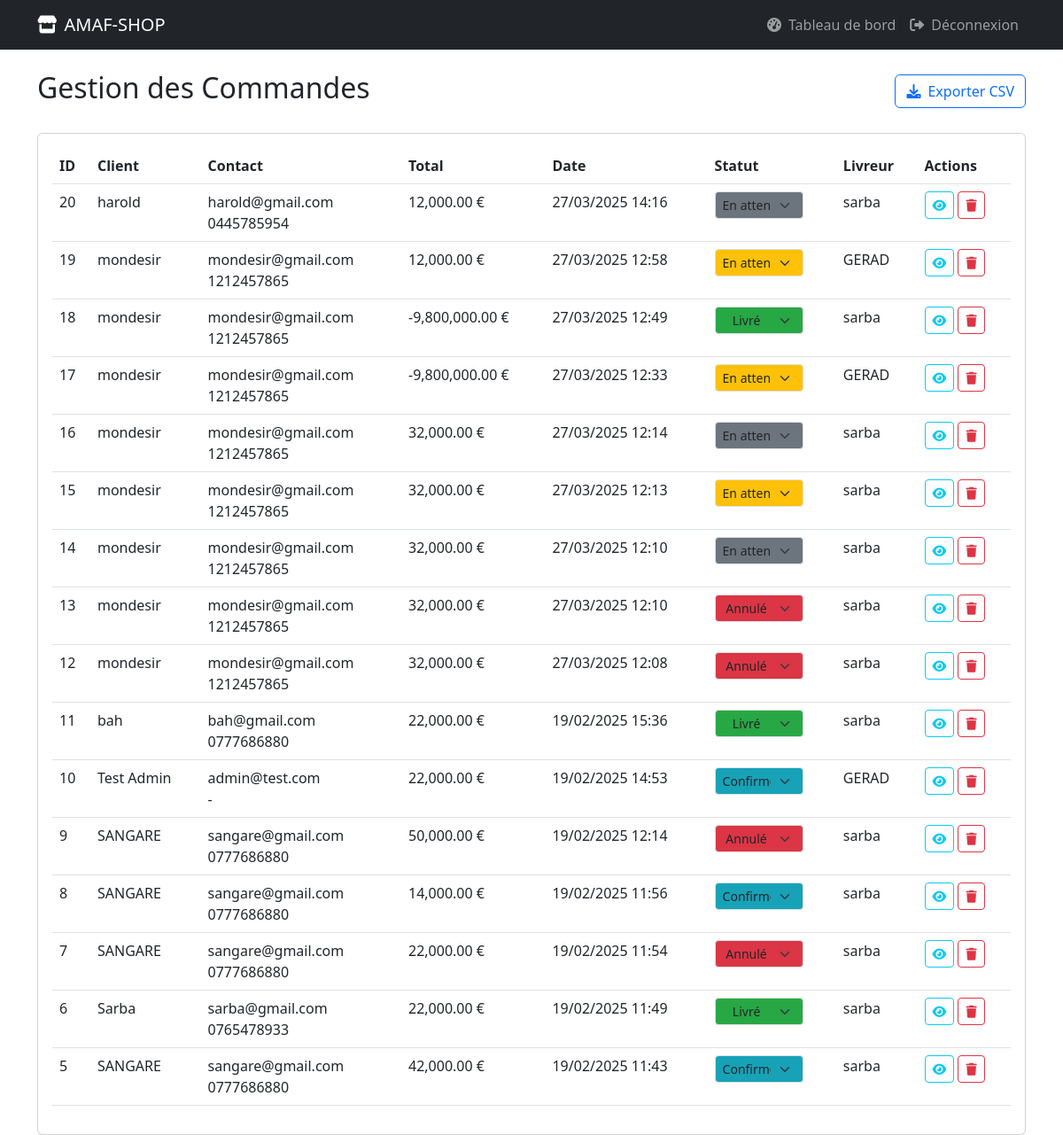
/AMAF-SHOP/admin/commandes.php, run on the app's committed database.
### tables this page shows
CREATE TABLE IF NOT EXISTS `commande` (
  `id` int NOT NULL AUTO_INCREMENT,
  `utilisateur_id` int NOT NULL,
  `date_commande` timestamp NULL DEFAULT CURRENT_TIMESTAMP,
  `total` decimal(10,2) NOT NULL,
  `informations_livraison` text,
  `statut` varchar(50) NOT NULL DEFAULT 'en attente',
  `livreur_id` int DEFAULT NULL,
  `commentaire_livraison` text,
  `date_livraison` timestamp NULL DEFAULT NULL,
  `payment_method` varchar(25) DEFAULT NULL,
  `payment_status` varchar(25) DEFAULT NULL,
  PRIMARY KEY (`id`),
  KEY `utilisateur_id` (`utilisateur_id`),
  KEY `livreur_id` (`livreur_id`)
);

CREATE TABLE IF NOT EXISTS `utilisateur` (
  `id` int NOT NULL AUTO_INCREMENT,
  `nom` varchar(60) NOT NULL,
  `email` varchar(50) NOT NULL,
  `mot_de_passe` varchar(55) NOT NULL,
  `adresse` varchar(55) DEFAULT NULL,
  `telephone` varchar(20) DEFAULT NULL,
  `type` enum('client','livreur','admin') NOT NULL,
  `date_inscription` timestamp NULL DEFAULT CURRENT_TIMESTAMP,
  `utilisateur` varchar(50) DEFAULT NULL,
  PRIMARY KEY (`id`),
  UNIQUE KEY `email` (`email`)
);

### AMAF-SHOP/admin/commandes.php (the view, shortened to what this page needs)
<?php
require '../config.php';
$query_livreurs = "SELECT id, nom, utilisateur FROM utilisateur WHERE type = 'livreur'";
$livreurs = $conn->query($query_livreurs);
$query = "SELECT c.*, u.nom as client_nom, u.email as client_email, u.telephone,
          l.nom as livreur_nom, l.utilisateur as livreur_username
          FROM commande c
          LEFT JOIN utilisateur u ON c.utilisateur_id = u.id
          LEFT JOIN utilisateur l ON c.livreur_id = l.id
          ORDER BY c.date_commande DESC";
$result = $conn->query($query);
?>
<!DOCTYPE html>
<html lang="fr">
<head>
    <link rel="stylesheet" href="https://cdn.jsdelivr.net/npm/bootstrap@5.3.0/dist/css/bootstrap.min.css">
    <link rel="stylesheet" href="https://cdnjs.cloudflare.com/ajax/libs/font-awesome/6.0.0/css/all.min.css">
</head>
<body>
    <nav class="navbar navbar-expand-lg navbar-dark bg-dark">
        <div class="container">
            <a class="navbar-brand" href="../index.php">
                <i class="fas fa-store me-2"></i>AMAF-SHOP
            </a>
            <div class="collapse navbar-collapse" id="navbarNav">
                <ul class="navbar-nav ms-auto">
                    <li class="nav-item">
                        <a class="nav-link" href="dashboard.php">
                            <i class="fas fa-tachometer-alt me-2"></i>Tableau de bord
                        </a>
                    </li>
                    <li class="nav-item">
                        <a class="nav-link" href="../logout.php">
                            <i class="fas fa-sign-out-alt me-2"></i>Déconnexion
                        </a>
                    </li>
                </ul>
            </div>
        </div>
    </nav>
    <div class="container mt-4">
        <div class="d-flex justify-content-between align-items-center mb-4">
            <h2>Gestion des Commandes</h2>
            <button class="btn btn-outline-primary" onclick="exportCSV()">
                <i class="fas fa-download me-2"></i>Exporter CSV
            </button>
        </div>
        <div class="card">
            <div class="card-body">
                <div class="table-responsive">
                    <table class="table table-hover">
                        <thead>
                            <tr>
                                <th>ID</th>
                                <th>Client</th>
                                <th>Contact</th>
                                <th>Total</th>
                                <th>Date</th>
                                <th>Statut</th>
                                <th>Livreur</th>
                                <th>Actions</th>
                            </tr>
                        </thead>
                        <tbody>
                            <?php while ($commande = $result->fetch_assoc()): ?>
                                <tr>
                                    <td><?= $commande['id'] ?></td>
                                    <td><?= htmlspecialchars($commande['client_nom']) ?></td>
                                    <td>
                                        <?= htmlspecialchars($commande['client_email']) ?><br>
                                        <?= htmlspecialchars($commande['telephone'] ?? '-') ?>
                                    </td>
                                    <td><?= number_format($commande['total'], 2) ?> €</td>
                                    <td><?= date('d/m/Y H:i', strtotime($commande['date_commande'])) ?></td>
                                    <td>
                                        <form method="POST" class="d-inline">
                                            <select name="statut" class="form-select form-select-sm status-badge"
                                                    onchange="this.form.submit()"
                                                    style="background-color: <?= getStatusColor($commande['statut']) ?>;">
                                                <option value="en attente" <?= $commande['statut'] === 'en attente' ? 'selected' : '' ?>>
                                                    En attente
                                                </option>
                                                <option value="confirmé" <?= $commande['statut'] === 'confirmé' ? 'selected' : '' ?>>
                                                    Confirmé
                                                </option>
                                                <option value="livré" <?= $commande['statut'] === 'livré' ? 'selected' : '' ?>>
                                                    Livré
                                                </option>
                                                <option value="annulé" <?= $commande['statut'] === 'annulé' ? 'selected' : '' ?>>
                                                    Annulé
                                                </option>
                                            </select>
                                        </form>
                                    </td>
                                    <td>
                                        <?php if ($commande['statut'] === 'en livraison'): ?>
                                            <form method="POST" class="d-inline">
                                                <input type="hidden" name="commande_id" value="<?= $commande['id'] ?>">
                                                <input type="hidden" name="statut" value="en livraison">
                                                <select name="livreur_id" class="form-select form-select-sm"
                                                        onchange="this.form.submit()"
                                                        style="width: auto;">
                                                    <option value="">Choisir un livreur</option>
                                                    <?php
                                                    $livreurs->data_seek(0);
                                                    while ($livreur = $livreurs->fetch_assoc()):
                                                    ?>
                                                        <option value="<?= $livreur['id'] ?>"
                                                                <?= $commande['livreur_id'] == $livreur['id'] ? 'selected' : '' ?>>
                                                            <?= htmlspecialchars($livreur['utilisateur']) ?>
                                                        </option>
                                                    <?php endwhile; ?>
                                                </select>
                                            </form>
                                        <?php else: ?>
                                            <?= htmlspecialchars($commande['livreur_username'] ?? '-') ?>
                                        <?php endif; ?>
                                    </td>
                                    <td>
                                        <button class="btn btn-sm btn-outline-info"
                                                onclick="viewDetails(<?= $commande['id'] ?>)">
                                            <i class="fas fa-eye"></i>
                                        </button>
                                        <button class="btn btn-sm btn-outline-danger"
                                                onclick="deleteOrder(<?= $commande['id'] ?>)">
                                            <i class="fas fa-trash"></i>
                                        </button>
                                    </td>
                                </tr>
                            <?php endwhile; ?>
                        </tbody>
                    </table>
                </div>
            </div>
        </div>
    </div>
    <?php
    function getStatusColor($status) {
        switch ($status) {
            case 'en attente':
                return '#ffc107';
            case 'confirmé':
                return '#17a2b8';
            case 'livré':
                return '#28a745';
            case 'annulé':
                return '#dc3545';
            default:
                return '#6c757d';
        }
    }
    ?>
</body>
</html>

### AMAF-SHOP/admin/commandes.php (style rules this page uses)
.status-badge { width: 100px; text-align: center; }

### data on the page
commande: id "20", utilisateur.nom "harold", utilisateur.email "harold@gmail.com", utilisateur.telephone "0445785954", total "12,000.00", date_commande "27/03/2025 14:16", statut "En attente", utilisateur.utilisateur "sarba"
commande: id "19", utilisateur.nom "mondesir", utilisateur.email "mondesir@gmail.com", utilisateur.telephone "1212457865", total "12,000.00", date_commande "27/03/2025 12:58", statut "En attente", utilisateur.utilisateur "GERAD"
commande: id "18", utilisateur.nom "mondesir", utilisateur.email "mondesir@gmail.com", utilisateur.telephone "1212457865", total "-9,800,000.00", date_commande "27/03/2025 12:49", statut "Livré", utilisateur.utilisateur "sarba"
commande: id "17", utilisateur.nom "mondesir", utilisateur.email "mondesir@gmail.com", utilisateur.telephone "1212457865", total "-9,800,000.00", date_commande "27/03/2025 12:33", statut "En attente", utilisateur.utilisateur "GERAD"
commande: id "16", utilisateur.nom "mondesir", utilisateur.email "mondesir@gmail.com", utilisateur.telephone "1212457865", total "32,000.00", date_commande "27/03/2025 12:14", statut "En attente", utilisateur.utilisateur "sarba"
commande: id "15", utilisateur.nom "mondesir", utilisateur.email "mondesir@gmail.com", utilisateur.telephone "1212457865", total "32,000.00", date_commande "27/03/2025 12:13", statut "En attente", utilisateur.utilisateur "sarba"
commande: id "14", utilisateur.nom "mondesir", utilisateur.email "mondesir@gmail.com", utilisateur.telephone "1212457865", total "32,000.00", date_commande "27/03/2025 12:10", statut "En attente", utilisateur.utilisateur "sarba"
commande: id "13", utilisateur.nom "mondesir", utilisateur.email "mondesir@gmail.com", utilisateur.telephone "1212457865", total "32,000.00", date_commande "27/03/2025 12:10", statut "Annulé", utilisateur.utilisateur "sarba"
commande: id "12", utilisateur.nom "mondesir", utilisateur.email "mondesir@gmail.com", utilisateur.telephone "1212457865", total "32,000.00", date_commande "27/03/2025 12:08", statut "Annulé", utilisateur.utilisateur "sarba"
commande: id "11", utilisateur.nom "bah", utilisateur.email "bah@gmail.com", utilisateur.telephone "0777686880", total "22,000.00", date_commande "19/02/2025 15:36", statut "Livré", utilisateur.utilisateur "sarba"
commande: id "10", utilisateur.nom "Test Admin", utilisateur.email "admin@test.com", utilisateur.telephone "-", total "22,000.00", date_commande "19/02/2025 14:53", statut "Confirmé", utilisateur.utilisateur "GERAD"
commande: id "9", utilisateur.nom "SANGARE", utilisateur.email "sangare@gmail.com", utilisateur.telephone "0777686880", total "50,000.00", date_commande "19/02/2025 12:14", statut "Annulé", utilisateur.utilisateur "sarba"
commande: id "8", utilisateur.nom "SANGARE", utilisateur.email "sangare@gmail.com", utilisateur.telephone "0777686880", total "14,000.00", date_commande "19/02/2025 11:56", statut "Confirmé", utilisateur.utilisateur "sarba"
commande: id "7", utilisateur.nom "SANGARE", utilisateur.email "sangare@gmail.com", utilisateur.telephone "0777686880", total "22,000.00", date_commande "19/02/2025 11:54", statut "Annulé", utilisateur.utilisateur "sarba"
commande: id "6", utilisateur.nom "Sarba", utilisateur.email "sarba@gmail.com", utilisateur.telephone "0765478933", total "22,000.00", date_commande "19/02/2025 11:49", statut "Livré", utilisateur.utilisateur "sarba"
commande: id "5", utilisateur.nom "SANGARE", utilisateur.email "sangare@gmail.com", utilisateur.telephone "0777686880", total "42,000.00", date_commande "19/02/2025 11:43", statut "Confirmé", utilisateur.utilisateur "sarba"
